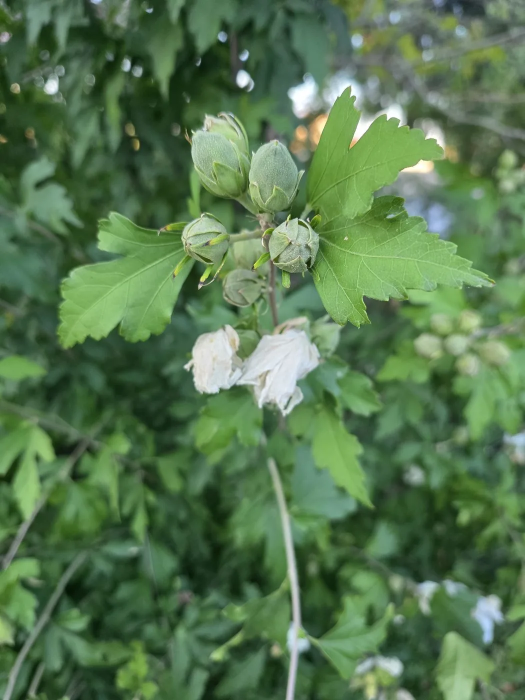
#> input picture studiu-caz-kaufland/poze/mare/p02.webp, 1050 x 1400 px (shown at 1/2 size); its folder holds 4 pictures in this run
$ python poze.py ../../../../studiu-caz-kaufland/poze/mare/p01.webp ../../../../studiu-caz-kaufland/poze/mare/p02.webp
#> lines starting #> are read from the running program, lines starting #| are printed output that depends on the picture
# -*- coding: utf-8 -*-
"""Aduce fotografiile unui studiu de caz în proiect: poze/thumb/pNN.webp (latura lungă 480 px)
și poze/mare/pNN.webp (latura lungă 1400 px), numerotate în ordinea dată.

    python3 poze.py <director-studiu> <poza1> <poza2> ...     # ordinea argumentelor = p01, p02, ...
    python3 poze.py <director-studiu> --dir <director-cu-poze> # ordinea = numele fișierelor, sortate
    python3 poze.py <director-studiu> --de-la 6 <poza6> <poza7>   # continuă numerotarea de la p06, păstrează origine.txt

Rotește după EXIF, nu păstrează originalele (3000×4000 ar fi prea mari pentru GitHub Pages).
Scrie poze/origine.txt cu corespondența pNN → fișierul de origine, ca să se poată reface numerotarea.
"""
import os, sys
from PIL import Image, ImageOps

if len(sys.argv) < 3:
    sys.exit(__doc__)
D = os.path.abspath(sys.argv[1])
start = 1; args = sys.argv[2:]
if args[0] == '--de-la':
    start = int(args[1]); args = args[2:]
if args[0] == '--dir':
    src = sorted(os.path.join(args[1], f) for f in os.listdir(args[1])
                 if f.lower().rsplit('.', 1)[-1] in ('jpg', 'jpeg', 'png', 'webp', 'heic'))
else:
    src = args
assert src, 'nicio poză'
for sub in ('thumb', 'mare'):
    os.makedirs(os.path.join(D, 'poze', sub), exist_ok=True)
orig = os.path.join(D, 'poze', 'origine.txt')
lines = open(orig, encoding='utf-8').read().rstrip('\n').split('\n') if start > 1 and os.path.exists(orig) else []
for i, f in enumerate(src, start):
    im = ImageOps.exif_transpose(Image.open(f)).convert('RGB')
#> im is the input picture: PIL image 1050x1400 RGB; mean R, G, B 87.1, 119.6, 80.2
    nr = f'p{i:02d}'
    for sub, side, q in (('thumb', 480, 80), ('mare', 1400, 82)):
        c = im.copy(); c.thumbnail((side, side), Image.LANCZOS)
        c.save(os.path.join(D, 'poze', sub, nr + '.webp'), 'WEBP', quality=q, method=6)
#> this loop made 2 passes
#> pass 1, `c.save(os.path.join(D, 'poze', sub, nr + '.webp'), 'WEBP', quality=q, ..`:
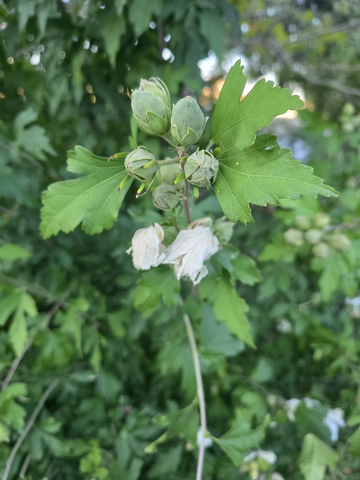
#> saved as p01.webp: PIL image 360x480 RGB; mean R, G, B 87.1, 119.6, 80.2
    lines.append(f'{nr}\t{os.path.basename(f)}\t{im.size[0]}×{im.size[1]}')
    print(nr, os.path.basename(f), im.size)
#| p01 p02.webp (1050, 1400)
open(orig, 'w', encoding='utf-8').write('\n'.join(lines) + '\n')
print(f'{len(src)} poze → {D}/poze/thumb și /mare')
#| 1 poze → studiu-caz-kaufland/poze/mare/p01.webp/poze/thumb și /mare

$ run again, on studiu-caz-kaufland/poze/mare/p05.webp
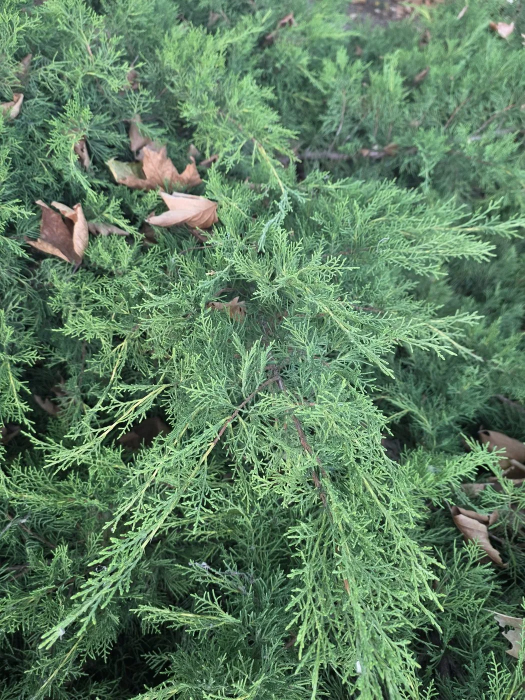
#> input picture studiu-caz-kaufland/poze/mare/p05.webp, 1050 x 1400 px (shown at 1/2 size)
#> im is the input picture: PIL image 1050x1400 RGB; mean R, G, B 93.8, 126.6, 96.5
#> the loop `for sub, side, q in (('thumb', 480, 80), ('mare', 1400, 82)):` made 2 passes
#> pass 1, `c.save(os.path.join(D, 'poze', sub, nr + '.webp'), 'WEBP', quality=q, ..`:
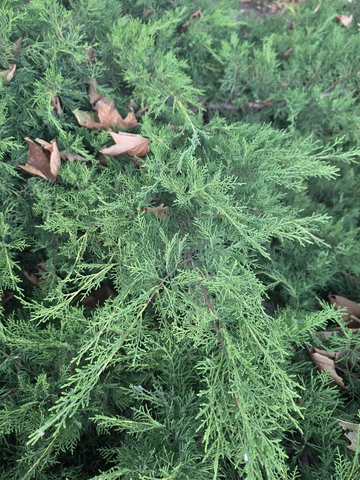
#> saved as p01.webp: PIL image 360x480 RGB; mean R, G, B 93.8, 126.6, 96.5
#| p01 p05.webp (1050, 1400)
#| 1 poze → studiu-caz-kaufland/poze/mare/p05.webp/poze/thumb și /mare

$ run again, on studiu-caz-kaufland/poze/mare/p06.webp
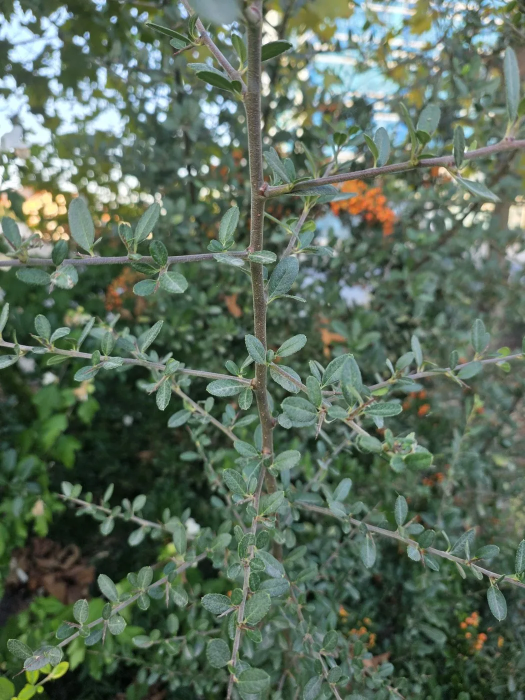
#> input picture studiu-caz-kaufland/poze/mare/p06.webp, 1050 x 1400 px (shown at 1/2 size)
#> im is the input picture: PIL image 1050x1400 RGB; mean R, G, B 92.4, 109.8, 92.4
#> the loop `for sub, side, q in (('thumb', 480, 80), ('mare', 1400, 82)):` made 2 passes
#> pass 1, `c.save(os.path.join(D, 'poze', sub, nr + '.webp'), 'WEBP', quality=q, ..`:
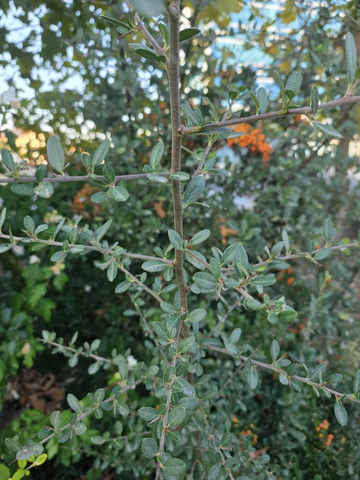
#> saved as p01.webp: PIL image 360x480 RGB; mean R, G, B 92.4, 109.8, 92.4
#| p01 p06.webp (1050, 1400)
#| 1 poze → studiu-caz-kaufland/poze/mare/p06.webp/poze/thumb și /mare

$ run again, on studiu-caz-kaufland/poze/mare/p07.webp
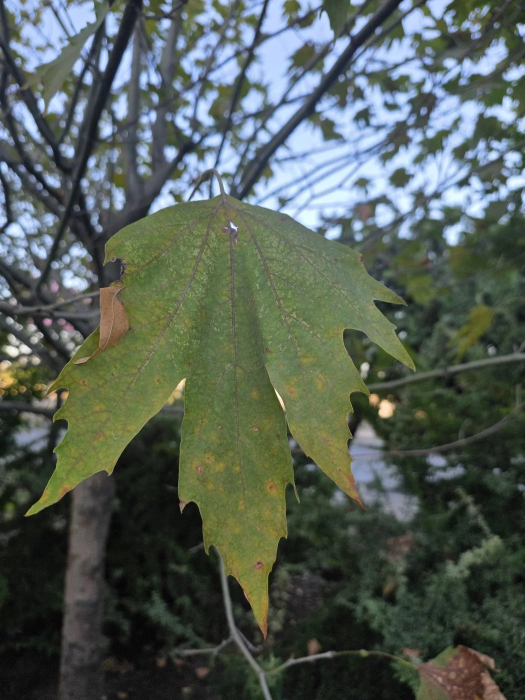
#> input picture studiu-caz-kaufland/poze/mare/p07.webp, 1050 x 1400 px (shown at 1/2 size)
#> im is the input picture: PIL image 1050x1400 RGB; mean R, G, B 84.5, 94.7, 86.5
#> the loop `for sub, side, q in (('thumb', 480, 80), ('mare', 1400, 82)):` made 2 passes
#> pass 1, `c.save(os.path.join(D, 'poze', sub, nr + '.webp'), 'WEBP', quality=q, ..`:
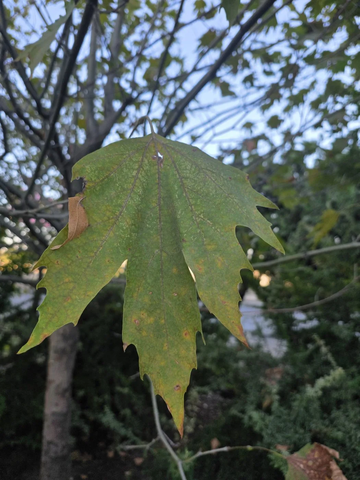
#> saved as p01.webp: PIL image 360x480 RGB; mean R, G, B 84.5, 94.7, 86.5
#| p01 p07.webp (1050, 1400)
#| 1 poze → studiu-caz-kaufland/poze/mare/p07.webp/poze/thumb și /mare

$ run again, on studiu-caz-kaufland/poze/mare/p01.webp
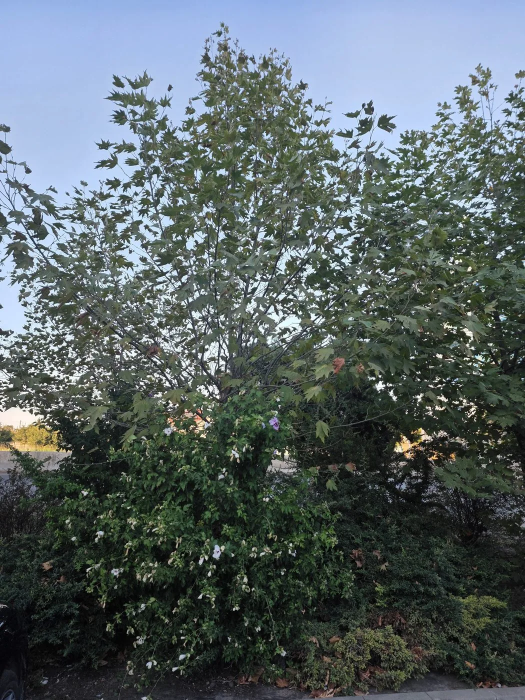
#> input picture studiu-caz-kaufland/poze/mare/p01.webp, 1050 x 1400 px (shown at 1/2 size)
#> im is the input picture: PIL image 1050x1400 RGB; mean R, G, B 89.2, 100.4, 102.2
#> the loop `for sub, side, q in (('thumb', 480, 80), ('mare', 1400, 82)):` made 2 passes
#> pass 1, `c.save(os.path.join(D, 'poze', sub, nr + '.webp'), 'WEBP', quality=q, ..`:
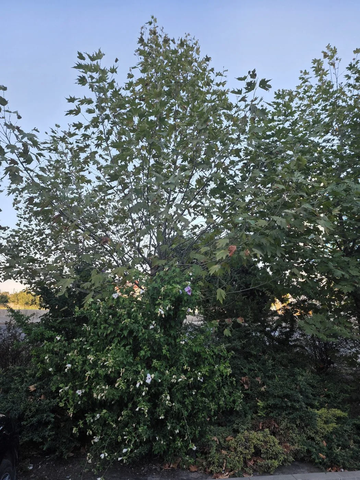
#> saved as p01.webp: PIL image 360x480 RGB; mean R, G, B 89.2, 100.4, 102.2
#| p01 p01.webp (1050, 1400)
#| 1 poze → studiu-caz-kaufland/poze/mare/p01.webp/poze/thumb și /mare
